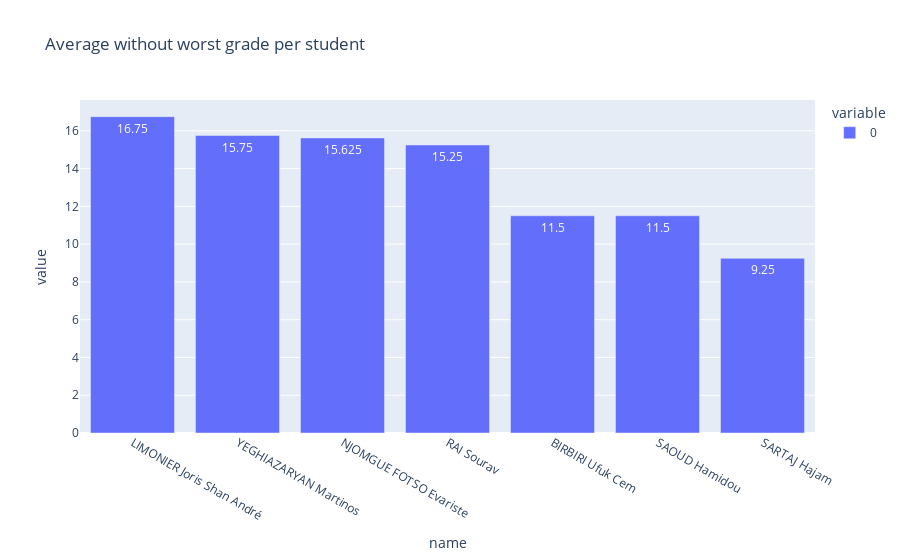

Source (notebook cell):
### Code cell
px.bar(
    data_frame=df_remove_worst_grade.mean().sort_values(ascending=False),
    title="Average without worst grade per student",
    text_auto=True,
)

### Figure 1 — Plotly figure (JSON) as saved in the notebook; plotly's stock layout.template omitted (floating-point values rounded to 4 significant figures)
{"data": [{"alignmentgroup": "True", "hovertemplate": "variable=0<br>name=%{x}<br>value=%{y}<extra></extra>", "legendgroup": "0", "marker": {"color": "#636efa", "pattern": {"shape": ""}}, "name": "0", "offsetgroup": "0", "orientation": "v", "showlegend": true, "textposition": "auto", "texttemplate": "%{y}", "type": "bar", "x": ["LIMONIER Joris Shan André", "YEGHIAZARYAN Martinos", "NJOMGUE FOTSO Evariste", "RAI Sourav", "BIRBIRI Ufuk Cem", "SAOUD Hamidou", "SARTAJ Hajam"], "xaxis": "x", "y": [16.75, 15.75, 15.62, 15.25, 11.5, 11.5, 9.25], "yaxis": "y"}], "layout": {"barmode": "relative", "legend": {"title": {"text": "variable"}, "tracegroupgap": 0}, "title": {"text": "Average without worst grade per student"}, "xaxis": {"anchor": "y", "domain": [0, 1], "title": {"text": "name"}}, "yaxis": {"anchor": "x", "domain": [0, 1], "title": {"text": "value"}}}}
